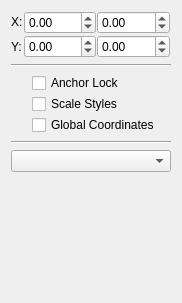
<?xml version="1.0" encoding="UTF-8"?>
<ui version="4.0">
 <author>
    SPDX-FileCopyrightText: none
    SPDX-License-Identifier: GPL-3.0-or-later
  </author>
 <class>DefaultToolGeometryWidget</class>
 <widget class="QWidget" name="DefaultToolGeometryWidget">
  <property name="geometry">
   <rect>
    <x>0</x>
    <y>0</y>
    <width>182</width>
    <height>303</height>
   </rect>
  </property>
  <property name="focusPolicy">
   <enum>Qt::NoFocus</enum>
  </property>
  <layout class="QVBoxLayout" name="verticalLayout_2">
   <item>
    <layout class="QGridLayout" name="gridLayout">
     <property name="spacing">
      <number>1</number>
     </property>
     <item row="0" column="0">
      <widget class="QLabel" name="label">
       <property name="sizePolicy">
        <sizepolicy hsizetype="Fixed" vsizetype="Fixed">
         <horstretch>0</horstretch>
         <verstretch>0</verstretch>
        </sizepolicy>
       </property>
       <property name="text">
        <string>X:</string>
       </property>
      </widget>
     </item>
     <item row="0" column="1">
      <widget class="KisDoubleParseUnitSpinBox" name="positionXSpinBox">
       <property name="sizePolicy">
        <sizepolicy hsizetype="Preferred" vsizetype="Fixed">
         <horstretch>0</horstretch>
         <verstretch>0</verstretch>
        </sizepolicy>
       </property>
       <property name="minimumSize">
        <size>
         <width>30</width>
         <height>0</height>
        </size>
       </property>
       <property name="minimum">
        <double>-10000.000000000000000</double>
       </property>
       <property name="maximum">
        <double>10000.000000000000000</double>
       </property>
      </widget>
     </item>
     <item row="0" column="2">
      <widget class="KisDoubleParseUnitSpinBox" name="widthSpinBox">
       <property name="sizePolicy">
        <sizepolicy hsizetype="Preferred" vsizetype="Fixed">
         <horstretch>0</horstretch>
         <verstretch>0</verstretch>
        </sizepolicy>
       </property>
       <property name="minimumSize">
        <size>
         <width>30</width>
         <height>0</height>
        </size>
       </property>
       <property name="minimum">
        <double>-10000.000000000000000</double>
       </property>
       <property name="maximum">
        <double>10000.000000000000000</double>
       </property>
      </widget>
     </item>
     <item row="0" column="3" rowspan="2">
      <widget class="KoAspectButton" name="aspectButton" native="true">
       <property name="sizePolicy">
        <sizepolicy hsizetype="Fixed" vsizetype="Fixed">
         <horstretch>0</horstretch>
         <verstretch>0</verstretch>
        </sizepolicy>
       </property>
       <property name="text" stdset="0">
        <string/>
       </property>
      </widget>
     </item>
     <item row="1" column="0">
      <widget class="QLabel" name="label_2">
       <property name="text">
        <string>Y:</string>
       </property>
      </widget>
     </item>
     <item row="1" column="1">
      <widget class="KisDoubleParseUnitSpinBox" name="positionYSpinBox">
       <property name="sizePolicy">
        <sizepolicy hsizetype="Preferred" vsizetype="Fixed">
         <horstretch>0</horstretch>
         <verstretch>0</verstretch>
        </sizepolicy>
       </property>
       <property name="minimumSize">
        <size>
         <width>30</width>
         <height>0</height>
        </size>
       </property>
       <property name="minimum">
        <double>-10000.000000000000000</double>
       </property>
       <property name="maximum">
        <double>10000.000000000000000</double>
       </property>
      </widget>
     </item>
     <item row="1" column="2">
      <widget class="KisDoubleParseUnitSpinBox" name="heightSpinBox">
       <property name="sizePolicy">
        <sizepolicy hsizetype="Preferred" vsizetype="Fixed">
         <horstretch>0</horstretch>
         <verstretch>0</verstretch>
        </sizepolicy>
       </property>
       <property name="minimumSize">
        <size>
         <width>30</width>
         <height>0</height>
        </size>
       </property>
       <property name="minimum">
        <double>-10000.000000000000000</double>
       </property>
       <property name="maximum">
        <double>10000.000000000000000</double>
       </property>
      </widget>
     </item>
    </layout>
   </item>
   <item>
    <widget class="Line" name="line">
     <property name="orientation">
      <enum>Qt::Horizontal</enum>
     </property>
    </widget>
   </item>
   <item>
    <layout class="QHBoxLayout" name="horizontalLayout" stretch="0,0,1">
     <property name="spacing">
      <number>1</number>
     </property>
     <item>
      <widget class="KoAnchorSelectionWidget" name="positionSelector" native="true">
       <property name="sizePolicy">
        <sizepolicy hsizetype="Preferred" vsizetype="Preferred">
         <horstretch>0</horstretch>
         <verstretch>0</verstretch>
        </sizepolicy>
       </property>
      </widget>
     </item>
     <item>
      <spacer name="horizontalSpacer">
       <property name="orientation">
        <enum>Qt::Horizontal</enum>
       </property>
       <property name="sizeType">
        <enum>QSizePolicy::MinimumExpanding</enum>
       </property>
       <property name="sizeHint" stdset="0">
        <size>
         <width>20</width>
         <height>20</height>
        </size>
       </property>
      </spacer>
     </item>
     <item>
      <layout class="QVBoxLayout" name="verticalLayout">
       <property name="spacing">
        <number>1</number>
       </property>
       <item>
        <widget class="QCheckBox" name="chkAnchorLock">
         <property name="text">
          <string>Anchor Lock</string>
         </property>
        </widget>
       </item>
       <item>
        <widget class="QCheckBox" name="chkUniformScaling">
         <property name="toolTip">
          <string>Line widths and effects scale with the shape</string>
         </property>
         <property name="text">
          <string>Scale Styles</string>
         </property>
        </widget>
       </item>
       <item>
        <widget class="QCheckBox" name="chkGlobalCoordinates">
         <property name="minimumSize">
          <size>
           <width>50</width>
           <height>0</height>
          </size>
         </property>
         <property name="toolTip">
          <string>Sizes as seen in the image, not the shape's own</string>
         </property>
         <property name="text">
          <string>Global Coordinates</string>
         </property>
        </widget>
       </item>
      </layout>
     </item>
    </layout>
   </item>
   <item>
    <widget class="Line" name="line_2">
     <property name="orientation">
      <enum>Qt::Horizontal</enum>
     </property>
    </widget>
   </item>
   <item>
    <widget class="QComboBox" name="cmbPaintOrder"/>
   </item>
   <item>
    <widget class="KisShapePropertySlider" name="dblOpacity" native="true"/>
   </item>
   <item>
    <spacer name="verticalSpacer">
     <property name="orientation">
      <enum>Qt::Vertical</enum>
     </property>
     <property name="sizeHint" stdset="0">
      <size>
       <width>20</width>
       <height>1</height>
      </size>
     </property>
    </spacer>
   </item>
  </layout>
 </widget>
 <customwidgets>
  <customwidget>
   <class>KoAspectButton</class>
   <extends>QWidget</extends>
   <header>KoAspectButton.h</header>
   <container>1</container>
  </customwidget>
  <customwidget>
   <class>KisDoubleParseUnitSpinBox</class>
   <extends>QDoubleSpinBox</extends>
   <header>kis_double_parse_unit_spin_box.h</header>
  </customwidget>
  <customwidget>
   <class>KoAnchorSelectionWidget</class>
   <extends>QWidget</extends>
   <header>KoAnchorSelectionWidget.h</header>
   <container>1</container>
  </customwidget>
  <customwidget>
   <class>KisShapePropertySlider</class>
   <extends>QWidget</extends>
   <header location="global">KisSelectionPropertySlider.h</header>
   <container>1</container>
  </customwidget>
 </customwidgets>
 <tabstops>
  <tabstop>positionXSpinBox</tabstop>
  <tabstop>positionYSpinBox</tabstop>
  <tabstop>widthSpinBox</tabstop>
  <tabstop>heightSpinBox</tabstop>
 </tabstops>
 <resources/>
 <connections/>
</ui>
